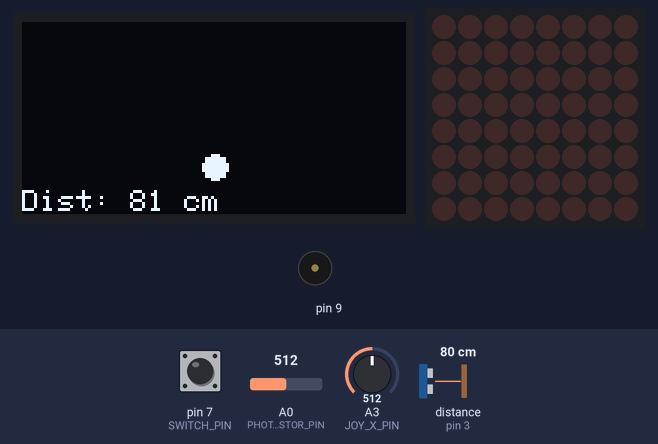
A sketch run on a simulated Arduino Uno, built with avr-gcc and run on an emulated ATmega328P. Parts: 128×64 one-colour display, 8×8 LED matrix, buzzer (waves = sounding). The test bench sets the inputs (shaded band); at power-on: distance to the obstacle (sensor on pin 3) 80 cm, A3 (JOY_X_PIN) = 512, pin 7 (SWITCH_PIN) HIGH, A0 (PHOTORESISTOR_PIN) = 512. The echo pulse lasts 58.3 µs per cm; what the sketch prints to the serial monitor is not drawn.

Above: at 1.2 s.
1.3 s: distance to the obstacle (sensor on pin 3) set to 2 cm
At 2.2 s:
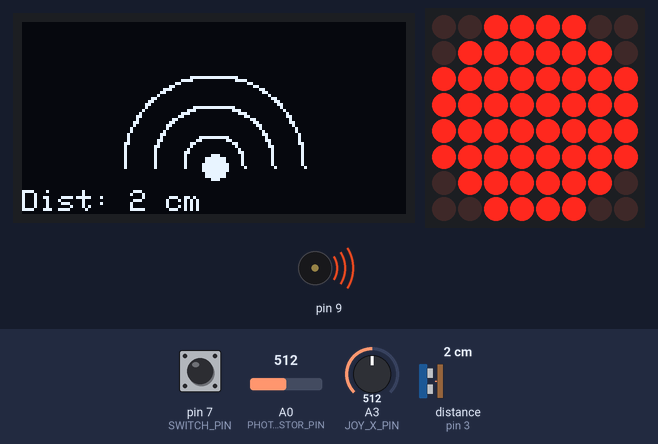
4.3 s: distance to the obstacle (sensor on pin 3) set to 120 cm
At 6.9 s:
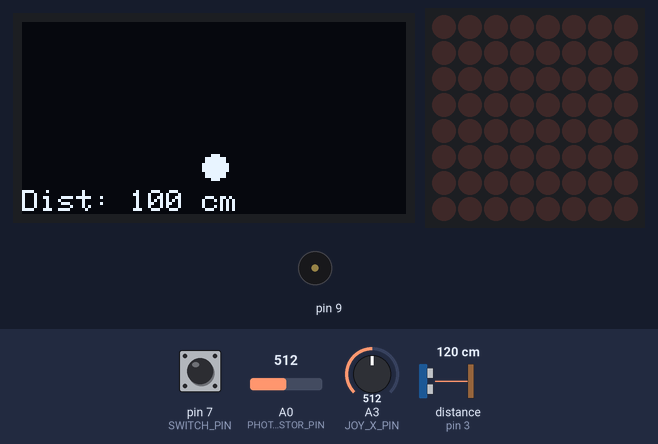
7.2 s: A3 (JOY_X_PIN) set to 309
10.2 s: A3 (JOY_X_PIN) set to 292
At 10.32 s:
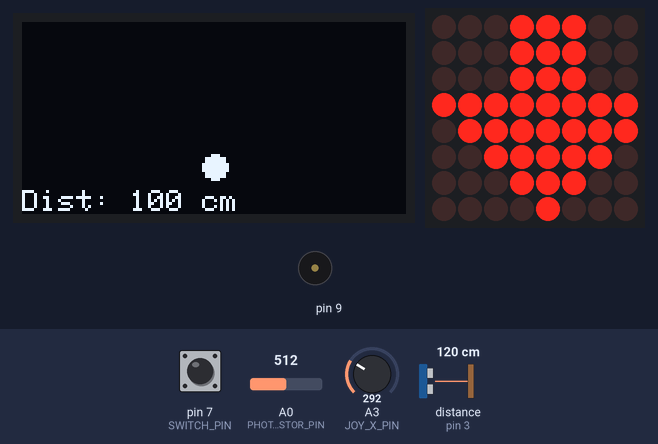
12.8 s: A3 (JOY_X_PIN) set to 900
At 13.21 s:
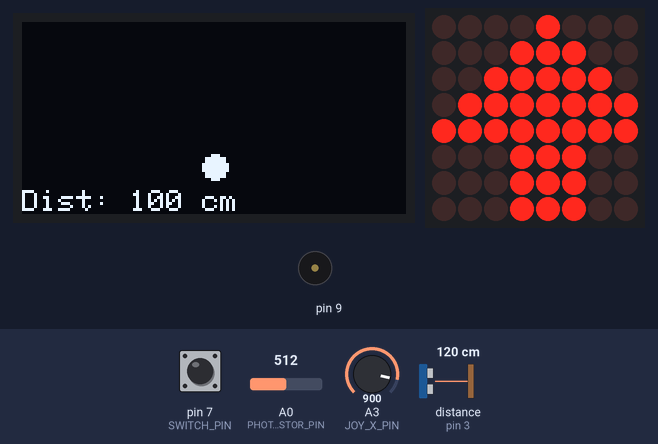
15.7 s: distance to the obstacle (sensor on pin 3) set to 84 cm
At 15.91 s:
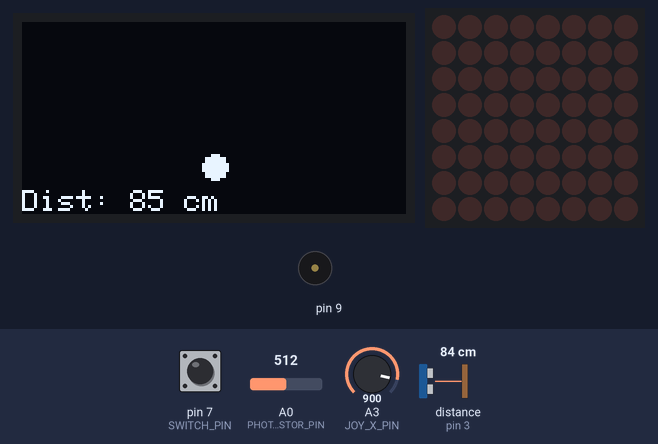
17.2 s: distance to the obstacle (sensor on pin 3) set to 75 cm
At 17.45 s:
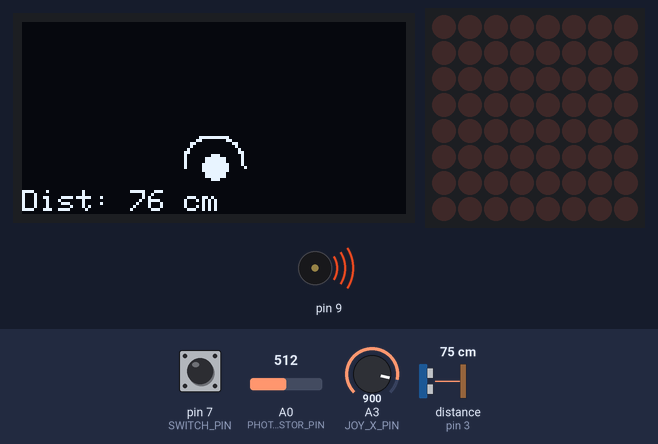
Timing chart, 0 to 21.2 s (numbered marks = the images above; inputs shaded):
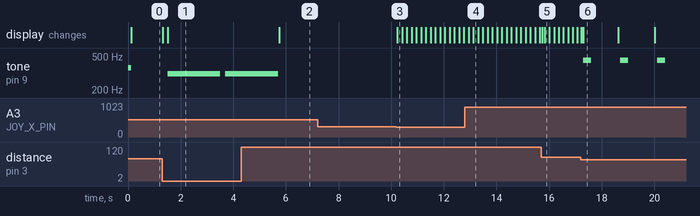

The sketch:

Sistem-Semnalizare-Transport-Alternativ.ino
```cpp
#include <Adafruit_GFX.h>           // Biblioteca pentru funcții grafice (desenare pe display-uri OLED/LCD).
#include <Adafruit_SSD1306.h>       // Biblioteca pentru controlul display-ului OLED SSD1306.
#include <NewPing.h>                // Biblioteca pentru controlul senzorului ultrasonic.
#include <math.h>                   // Biblioteca matematică pentru funcții precum putere, rădăcină pătrată etc.
#include <LedControl.h>             // Biblioteca pentru controlul matricei LED cu MAX7219.
#include <Wire.h>                   // Biblioteca pentru comunicația I2C cu dispozitive conectate.

// Biblioteci personalizate
#include "BuzzerUtils.h"            // Funcții personalizate pentru controlul buzzerului.
#include "OLEDUtils.h"              // Funcții personalizate pentru utilizarea display-ului OLED.
#include "MatrixUtils.h"            // Funcții personalizate pentru controlul matricei LED.

// Dimensiuni ecran OLED
#define SCREEN_WIDTH 128
#define SCREEN_HEIGHT 64

// Obiect pentru OLED
Adafruit_SSD1306 display(SCREEN_WIDTH, SCREEN_HEIGHT, &Wire, -1);   // Inițializează display-ul cu dimensiunile și conexiunea I2C.

// Pini pentru senzorul ultrasonic
#define TRIG_PIN 2                  // Pin digital pentru semnalul de ieșire (TRIG) al senzorului.
#define ECHO_PIN 3                  // Pin digital pentru semnalul de intrare (ECHO) al senzorului.
#define MAX_DISTANCE 100            // Distanța maximă de detecție (în cm).

// Obiect pentru senzorul ultrasonic
NewPing sonar(TRIG_PIN, ECHO_PIN, MAX_DISTANCE);                   // Inițializează senzorul ultrasonic cu pinii și distanța maximă.

// Gama pentru semnale
#define CLOSE_DISTANCE  10          // Prag pentru distanță apropiată.
#define MEDIUM_DISTANCE 50          // Prag pentru distanță medie.
#define FAR_DISTANCE    80          // Prag pentru distanță mare.

// Joystick
#define JOY_X_PIN A3                // Pin analogic pentru axa X a joystick-ului.
const int threshold = 300;          // Prag pentru detectarea mișcării joystick-ului.
int xValue = 0;                     // Variabilă pentru valoarea citită de la axa X.

bool isJoystickCentered = true;     // Indică dacă joystick-ul este centrat.
bool isCircleDisplayed = false;     // Indică dacă cercul este afișat pe matrice.

// Pini pentru MAX7219
int DIN = 10;
int CS = 11;
int CLK = 12;
LedControl matrix = LedControl(DIN, CLK, CS, 1); // Din, CLK, LOAD/CS, nr. de matrice

// Pin pentru sonerie
#define SWITCH_PIN 7

// Fotorezistor
#define PHOTORESISTOR_PIN A0        // Pin analogic pentru citirea luminozității de la fotorezistor.
int lightValue = 0;                 // Variabilă pentru valoarea brută citită de la fotorezistor.
int lightPercentage = 0;            // Variabilă pentru luminozitatea calculată în procente.

// Sageti pe matrice
int arrowLeft[8] = {
    B00011100, B00011100, B00011100, B11111111,
    B01111111, B00111110, B00011100, B00001000
};

int arrowRight[8] = {
    B00001000, B00011100, B00111110, B01111111,
    B11111111, B00011100, B00011100, B00011100
};

// Cercul pe matrice pentru distanța 0
int circleMatrix[8] = {
    B00111100, B01111110, B11111111, B11111111,
    B11111111, B11111111, B01111110, B00111100
};


// Funcția de ajustare a intensității matricei
void adjustMatrixIntensity() {
    lightValue = analogRead(PHOTORESISTOR_PIN);                 // Citește luminozitatea ambientală.
    lightPercentage = map(lightValue, 0, 1023, 0, 100);         // Normalizează valoarea în procente.

    if (lightPercentage < 50) {
        matrix.setIntensity(0, 15);                             // Intensitate maximă
    } else {
        matrix.setIntensity(0, 1);                              // Intensitate scăzută
    }
}

// Configurare inițială
void setup() {
    Serial.begin(9600);
    setup_timer();                                              // Inițializează timerul pentru buzzer (din biblioteca personalizată).

    pinMode(SWITCH_PIN, INPUT_PULLUP);                          // Configurează butonul soneriei cu rezistență internă pull-up.

    initializeOLED(display);                                    // Inițializează OLED-ul.
    initializeMatrix(matrix);                                   // Inițializează matricea LED.

    display.clearDisplay();                                     // Șterge conținutul OLED-ului.
    display.display();                                          // Actualizează OLED-ul.
    //delay(200);
}

// Bucla principală
void loop() {
    // 1. Citire date
    unsigned int distance = sonar.ping_cm();                    // Citește distanța în cm de la senzorul ultrasonic.
    distance = (distance == 0) ? MAX_DISTANCE : distance;       // Dacă nu se detectează nimic, setează la distanța maximă.

    xValue = analogRead(JOY_X_PIN);                             // Citește poziția axei X a joystick-ului.
    bool shouldDisplayCircle = (distance < 10);                 // Verifică dacă trebuie afișat cercul pe matrice.

    // 2. Switch pentru sonerie
    if (digitalRead(SWITCH_PIN) == LOW) {                       // Verifică dacă butonul soneriei este apăsat.
        generateBellSound();
        delay(500);
        return;
    }

    // 3. Logica joystick-ului
    if (xValue < threshold) {                                   // Joystick mutat spre stânga.
        handleLeftMovement();
        isJoystickCentered = false;
    } else if (xValue > 1023 - threshold) {                     // Joystick mutat spre dreapta.
        handleRightMovement();
        isJoystickCentered = false;
    } else if (!isJoystickCentered) {                           // Joystick centrat (după mișcare).
        clearMatrix();
        isJoystickCentered = true;
    }

    // 4. Gestionare cerc
    if (shouldDisplayCircle != isCircleDisplayed) {
        if (shouldDisplayCircle) {
            displayCircle();
        } else {
            clearMatrix();
        }
        isCircleDisplayed = shouldDisplayCircle;
    }

    // 5. Semnale bazate pe distanță
    int signalLevel = 0;                                        // Nivelul semnalului bazat pe distanță.
    if (distance > 0 && distance <= CLOSE_DISTANCE) {
        signalLevel = 3;                                        // Distanță apropiată.
    } else if (distance <= MEDIUM_DISTANCE) {
        signalLevel = 2;                                        // Distanță medie.
    } else if (distance <= FAR_DISTANCE) {
        signalLevel = 1;                                        // Distanță mare.
    }

    // 6. Output
    adjustMatrixIntensity();                                    // Ajustează intensitatea matricei în funcție de luminozitate.
    drawSignal(signalLevel, distance, display);                 // Afișează semnalul pe OLED.

    // 7. Sunete pentru buzzer
    buzzerSound(signalLevel);                                   // Emite sunet în funcție de nivelul semnalului.

    // Debugging
    Serial.print("Distanță: ");
    Serial.println(distance == MAX_DISTANCE ? "MAX" : String(distance) + " cm");

    delay(10);
}

// Funcții auxiliare
void handleLeftMovement() {
    blinkArrow(arrowLeft, matrix);                              // Afișează săgeata spre stânga.
}

void handleRightMovement() {
    blinkArrow(arrowRight, matrix);                             // Afișează săgeata spre dreapta.
}

void displayCircle() {
    displayCircle(circleMatrix, matrix);                        // Afișează cercul pe matrice.
}

void clearMatrix() {
    clearMatrix(matrix);                                        // Șterge matricea LED.
}
```

Measured:
- the behaviour switches between 300 and 299 on A3 (JOY_X_PIN) (found by bisection; images 2 and 3)
- the behaviour switches between 80 and 79 cm on distance to the obstacle (sensor on pin 3) (found by bisection; images 5 and 6)
- after the input at 1.3 s, tone on pin 9: silent → 308 Hz after 0.20 s, → silent 2.0 s later, → 308 Hz 0.20 s later; the display: first changes at once (image 1 shows a later state)
- after the input at 4.3 s, tone on pin 9: goes on until 5.7 s, then stays silent; the display: changes after 1.4 s (image 2)
- after the input at 10.2 s, the display: changes at once (image 3)
- after the input at 12.8 s, the display: first differs from a run without the input after 0.32 s (image 4)
- after the input at 15.7 s, the display: first changes at once (image 5 shows a later state)
- after the input at 17.2 s, tone on pin 9: alternates 444 Hz for 0.30 s and silent for 1.1 s, starting after 0.11 s; the display: first differs from a run without the input after 0.11 s (image 6)
